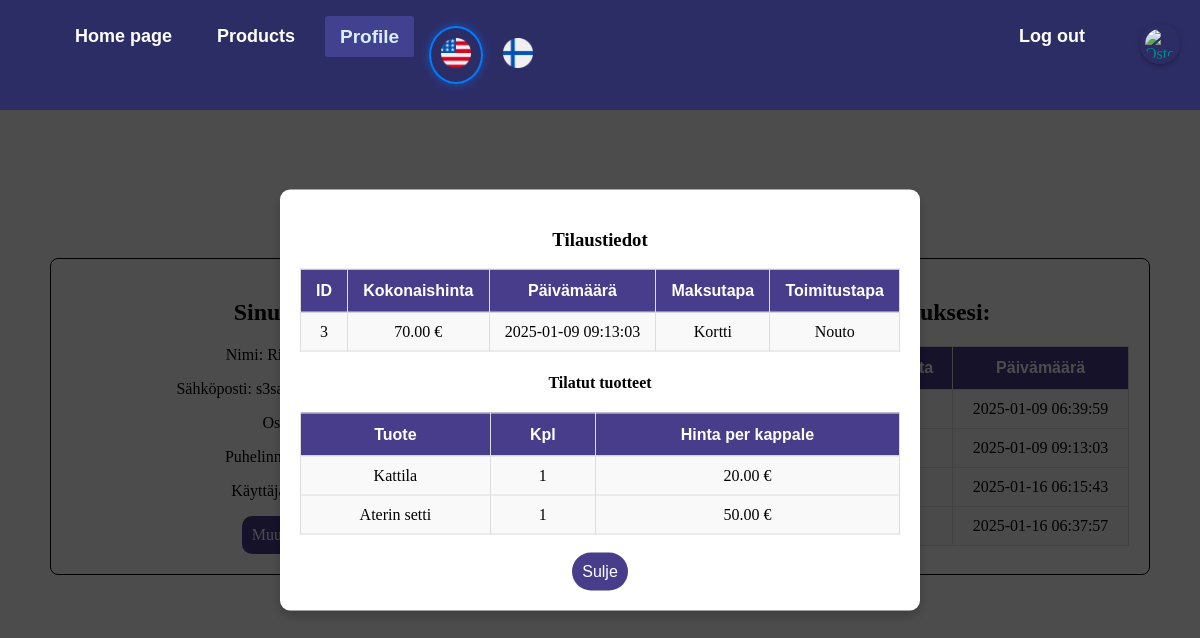
/index.php?page=profiili&order_id=3 (signed in), run on an earlier commit of the app's database.
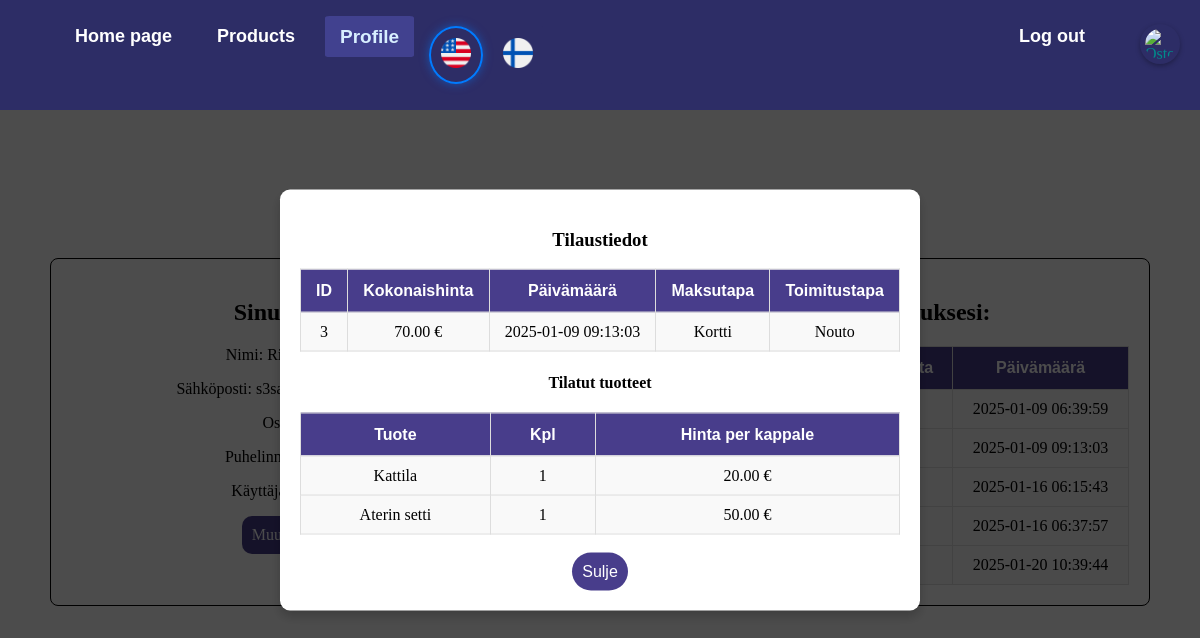
And on a later commit of the database.
### tables this page shows
CREATE TABLE `tilaukset` (
  `order_id` int(11) NOT NULL,
  `member_id` int(11) NOT NULL,
  `total_price` decimal(10,2) NOT NULL,
  `order_date` timestamp NOT NULL DEFAULT current_timestamp(),
  `Maksutapa` varchar(20) NOT NULL,
  `Toimitustapa` varchar(20) NOT NULL
);

CREATE TABLE `tilaus_tuotteet` (
  `order_id` int(11) NOT NULL,
  `product_id` int(11) NOT NULL,
  `quantity` int(11) NOT NULL,
  `price` decimal(10,2) NOT NULL
);

CREATE TABLE `tuotteet` (
  `id` int(11) NOT NULL,
  `nimi` varchar(255) NOT NULL,
  `nimi_en` varchar(255) DEFAULT NULL,
  `kuvaus` text DEFAULT NULL,
  `kuvaus_en` text DEFAULT NULL,
  `hinta` decimal(10,2) NOT NULL,
  `kuva` varchar(255) DEFAULT NULL,
  `varastomäärä` int(11) DEFAULT 0
);

### profiili.php (the view, shortened to what the changed rows need)
<?php
$link = mysqli_connect(DB_HOST, DB_USER, DB_PASSWORD, DB_DATABASE);
$qry = "SELECT order_id, order_date, total_price FROM tilaukset WHERE member_id = ?";
$stmt = mysqli_prepare($link, $qry);
mysqli_stmt_bind_param($stmt, "i", $_SESSION['SESS_MEMBER_ID']);
mysqli_stmt_execute($stmt);
$result = mysqli_stmt_get_result($stmt);
$orderDetails = [];
if ($result) {
    while ($row = mysqli_fetch_assoc($result)) {
        $orderDetails[] = $row;
    }
}
$products = [];
if (isset($_GET['order_id'])) {
    $orderId = intval($_GET['order_id']);
    if ($orderId > 0) {
        $orderQry = "SELECT order_id, order_date, total_price, Maksutapa, Toimitustapa FROM tilaukset WHERE order_id = ?";
        $stmt = mysqli_prepare($link, $orderQry);
        mysqli_stmt_bind_param($stmt, "i", $orderId);
        mysqli_stmt_execute($stmt);
        $orderResult = mysqli_stmt_get_result($stmt);
        $orderData = mysqli_fetch_assoc($orderResult);
        $productQry = "SELECT op.quantity, op.price, p.nimi
                       FROM tilaus_tuotteet op
                       JOIN tuotteet p ON op.product_id = p.id
                       WHERE op.order_id = ?";
        $stmt = mysqli_prepare($link, $productQry);
        mysqli_stmt_bind_param($stmt, "i", $orderId);
        mysqli_stmt_execute($stmt);
        $productResult = mysqli_stmt_get_result($stmt);
        while ($product = mysqli_fetch_assoc($productResult)) {
            $products[] = $product;
        }
    }
}
?>
<body>
<div style="text-align: center;">
    <h1>Tervetuloa <?php echo htmlspecialchars($_SESSION['SESS_FIRST_NAME']);?></h1>
    <div class="profile-content-container">
        <div class="profile-content-box">
            <h2 style="color: black;">Sinun tiedot:</h2>
        </div>
        <div class="profile-content-box">
            <h2 style="color: black;">Tehdyt tilauksesi:</h2>
            <table class="orders-table" style="width: 100%; border-collapse: collapse; color: black;">
                <thead>
                    <tr>
                        <th>Tilauksen ID</th>
                        <th>Kokonaishinta</th>
                        <th>Päivämäärä</th>
                    </tr>
                </thead>
                <tbody>
                    <?php if (!empty($orderDetails)): ?>
                        <?php foreach ($orderDetails as $order): ?>
                            <tr>
                                <td>
                                    <a href="index.php?page=profiili&order_id=<?php echo $order['order_id']; ?>">
                                    </a>
                                </td>
                                <td><?php echo htmlspecialchars($order['total_price']); ?></td>
                                <td><?php echo htmlspecialchars($order['order_date']); ?></td>
                            </tr>
                        <?php endforeach; ?>
                    <?php else: ?>
                        <tr>
                            <td colspan="4" style="text-align: center;">Ei tilauksia</td>
                        </tr>
                    <?php endif; ?>
                </tbody>
            </table>
        </div>
    </div>
</div>
<?php if (isset($orderData)): ?>
    <div id="orderDetailsPopup" style="display: block;">
        <div class="popup-content">
            <h3>Tilaustiedot</h3>
            <table class="orders-table" style="width: 100%; border-collapse: collapse; color: black;">
                <thead>
                    <tr>
                        <th>ID</th>
                        <th>Kokonaishinta</th>
                        <th>Päivämäärä</th>
                        <th>Maksutapa</th>
                        <th>Toimitustapa</th>
                    </tr>
                </thead>
                <tbody>
                    <tr>
                        <td><?php echo htmlspecialchars($orderData['order_id']); ?></td>
                        <td><?php echo htmlspecialchars($orderData['total_price']); ?> €</td>
                        <td><?php echo htmlspecialchars($orderData['order_date']); ?></td>
                        <td><?php echo htmlspecialchars($orderData['Maksutapa']); ?></td>
                        <td><?php echo htmlspecialchars($orderData['Toimitustapa']); ?></td>
                    </tr>
                </tbody>
            </table>
            <h4>Tilatut tuotteet</h4>
            <table class="orders-table" style="width: 100%; border-collapse: collapse; color: black;">
                <thead>
                    <tr>
                        <th>Tuote</th>
                        <th>Kpl</th>
                        <th>Hinta per kappale</th>
                    </tr>
                </thead>
                <tbody>
                    <?php foreach ($products as $product): ?>
                        <tr>
                            <td><?php echo htmlspecialchars($product['nimi']); ?></td>
                            <td><?php echo htmlspecialchars($product['quantity']); ?></td>
                            <td><?php echo htmlspecialchars($product['price']); ?> €</td>
                        </tr>
                    <?php endforeach; ?>
                </tbody>
            </table>
            <br>
            <button class="oc-btn" onclick="closePopup()">Sulje</button>
        </div>
    </div>
<?php endif; ?>
</body>
</html>

What changed in the data, as far as the page shows it:
added tilaukset: order_date "2025-01-20 10:39:44"
